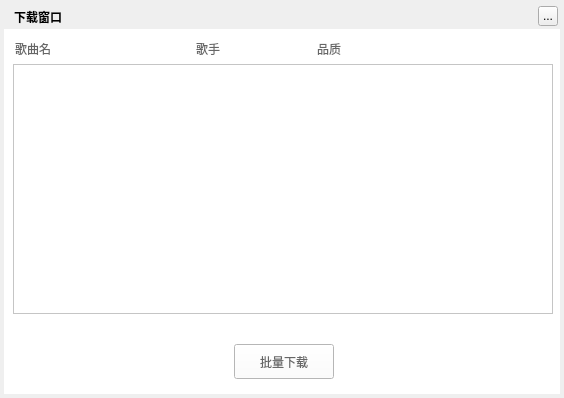
<?xml version="1.0" encoding="UTF-8"?>
<ui version="4.0">
 <class>MusicDownloadBatchWidget</class>
 <widget class="QWidget" name="MusicDownloadBatchWidget">
  <property name="geometry">
   <rect>
    <x>0</x>
    <y>0</y>
    <width>564</width>
    <height>398</height>
   </rect>
  </property>
  <property name="windowTitle">
   <string>下载窗口</string>
  </property>
  <property name="styleSheet">
   <string notr="true"/>
  </property>
  <widget class="QLabel" name="background">
   <property name="geometry">
    <rect>
     <x>4</x>
     <y>4</y>
     <width>556</width>
     <height>390</height>
    </rect>
   </property>
   <property name="styleSheet">
    <string notr="true"/>
   </property>
   <property name="text">
    <string/>
   </property>
  </widget>
  <widget class="QLabel" name="topTitleName">
   <property name="geometry">
    <rect>
     <x>14</x>
     <y>4</y>
     <width>221</width>
     <height>25</height>
    </rect>
   </property>
   <property name="styleSheet">
    <string notr="true">color:&quot;#FFFFFF&quot;;font-weight:bold</string>
   </property>
   <property name="text">
    <string>下载窗口</string>
   </property>
  </widget>
  <widget class="QToolButton" name="topTitleCloseButton">
   <property name="geometry">
    <rect>
     <x>538</x>
     <y>6</y>
     <width>20</width>
     <height>20</height>
    </rect>
   </property>
   <property name="text">
    <string>...</string>
   </property>
  </widget>
  <widget class="QWidget" name="backgroundMask" native="true">
   <property name="geometry">
    <rect>
     <x>4</x>
     <y>29</y>
     <width>556</width>
     <height>365</height>
    </rect>
   </property>
   <property name="styleSheet">
    <string notr="true">QWidget{color:#666666;background:white;}
QLabel{background:transparent;}</string>
   </property>
   <widget class="QPushButton" name="downloadButton">
    <property name="geometry">
     <rect>
      <x>230</x>
      <y>315</y>
      <width>100</width>
      <height>35</height>
     </rect>
    </property>
    <property name="cursor">
     <cursorShape>PointingHandCursor</cursorShape>
    </property>
    <property name="text">
     <string>批量下载</string>
    </property>
   </widget>
   <widget class="QLabel" name="songLabel">
    <property name="geometry">
     <rect>
      <x>11</x>
      <y>10</y>
      <width>180</width>
      <height>20</height>
     </rect>
    </property>
    <property name="text">
     <string>歌曲名</string>
    </property>
   </widget>
   <widget class="QLabel" name="singerLabel">
    <property name="geometry">
     <rect>
      <x>192</x>
      <y>10</y>
      <width>120</width>
      <height>20</height>
     </rect>
    </property>
    <property name="text">
     <string>歌手</string>
    </property>
   </widget>
   <widget class="QLabel" name="qualityLabel">
    <property name="geometry">
     <rect>
      <x>313</x>
      <y>10</y>
      <width>80</width>
      <height>20</height>
     </rect>
    </property>
    <property name="text">
     <string>品质</string>
    </property>
   </widget>
   <widget class="MusicDownloadBatchTableWidget" name="tableWidget">
    <property name="geometry">
     <rect>
      <x>9</x>
      <y>35</y>
      <width>540</width>
      <height>250</height>
     </rect>
    </property>
   </widget>
   <widget class="QLabel" name="songCountLabel">
    <property name="geometry">
     <rect>
      <x>11</x>
      <y>290</y>
      <width>180</width>
      <height>20</height>
     </rect>
    </property>
    <property name="text">
     <string/>
    </property>
   </widget>
  </widget>
 </widget>
 <customwidgets>
  <customwidget>
   <class>MusicDownloadBatchTableWidget</class>
   <extends>QTableWidget</extends>
   <header>musicdownloadbatchwidget.h</header>
   <container>1</container>
  </customwidget>
 </customwidgets>
 <resources/>
 <connections/>
</ui>
